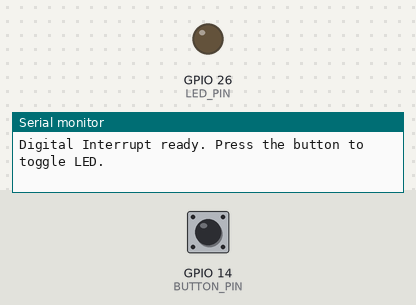
Bench run of a sketch on a simulated ESP32. Parts: output pins drawn as LEDs (lit = HIGH), the last lines printed to the serial monitor. The test bench sets the inputs (shaded band); at power-on: GPIO 14 (BUTTON_PIN) HIGH.

Above: at 1.2 s.
1.3 s: GPIO 14 (BUTTON_PIN) pulled LOW for 0.15 s
At 2.0 s:
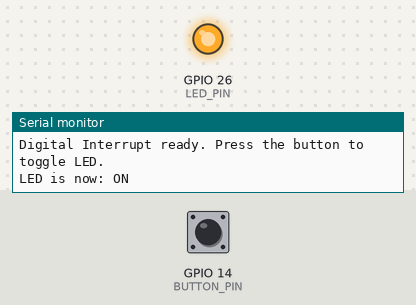
2.9 s: GPIO 14 (BUTTON_PIN) pulled LOW for 1 s
At 3.2 s:
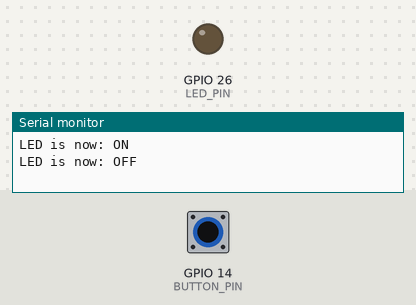
5.4 s: GPIO 14 (BUTTON_PIN) pulled LOW for 3.2 s
At 6.3 s:
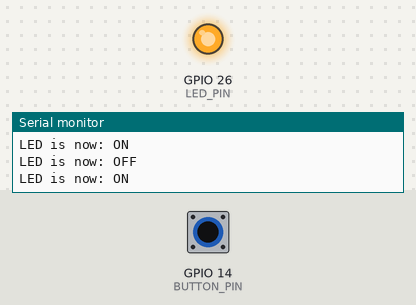
Timing chart, 0 to 8.4 s (numbered marks = the images above; inputs shaded):
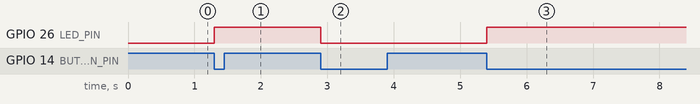

The sketch:

Digital_Interrupt.ino
```cpp
/*
  Digital Interrupt - GPIO 0-39
  Demonstrates RISING, FALLING, CHANGE, LOW, and HIGH interrupt modes
  using a button on GPIO 14 to toggle an LED on GPIO 26.

  Wiring:
    - Button: one leg to GPIO 14, other leg to GND (uses INPUT_PULLUP)
    - LED:    anode to GPIO 26 through a 330Ω resistor, cathode to GND
*/

#define BUTTON_PIN 14
#define LED_PIN    26

volatile bool ledState = false;
volatile unsigned long lastISRTime = 0;
const unsigned long DEBOUNCE_MS = 200;

// Interrupt Service Routine — kept minimal (no Serial inside ISR)
void IRAM_ATTR handleInterrupt() {
  unsigned long now = millis();
  if (now - lastISRTime > DEBOUNCE_MS) {
    ledState = !ledState;
    lastISRTime = now;
  }
}

void setup() {
  Serial.begin(115200);

  pinMode(LED_PIN, OUTPUT);
  digitalWrite(LED_PIN, LOW);

  pinMode(BUTTON_PIN, INPUT_PULLUP);

  // --- Choose ONE of the following interrupt modes to test ---

  // RISING  : triggers when pin goes LOW → HIGH
  // attachInterrupt(digitalPinToInterrupt(BUTTON_PIN), handleInterrupt, RISING);

  // FALLING : triggers when pin goes HIGH → LOW  (active-low button press)
  attachInterrupt(digitalPinToInterrupt(BUTTON_PIN), handleInterrupt, FALLING);

  // CHANGE  : triggers on any edge (both press and release)
  // attachInterrupt(digitalPinToInterrupt(BUTTON_PIN), handleInterrupt, CHANGE);

  // LOW     : fires continuously while pin is LOW — use with care
  // attachInterrupt(digitalPinToInterrupt(BUTTON_PIN), handleInterrupt, LOW);

  // HIGH    : fires continuously while pin is HIGH — use with care
  // attachInterrupt(digitalPinToInterrupt(BUTTON_PIN), handleInterrupt, HIGH);

  Serial.println("Digital Interrupt ready. Press the button to toggle LED.");
}

void loop() {
  // Apply the state change flagged by the ISR
  static bool lastApplied = false;
  if (ledState != lastApplied) {
    lastApplied = ledState;
    digitalWrite(LED_PIN, ledState ? HIGH : LOW);
    Serial.print("LED is now: ");
    Serial.println(ledState ? "ON" : "OFF");
  }
}
```

Measured:
- after the input at 1.3 s, GPIO 26 (LED_PIN): LOW → HIGH at once
- after the input at 2.9 s, GPIO 26 (LED_PIN): HIGH → LOW at once
- after the input at 5.4 s, GPIO 26 (LED_PIN): LOW → HIGH at once
